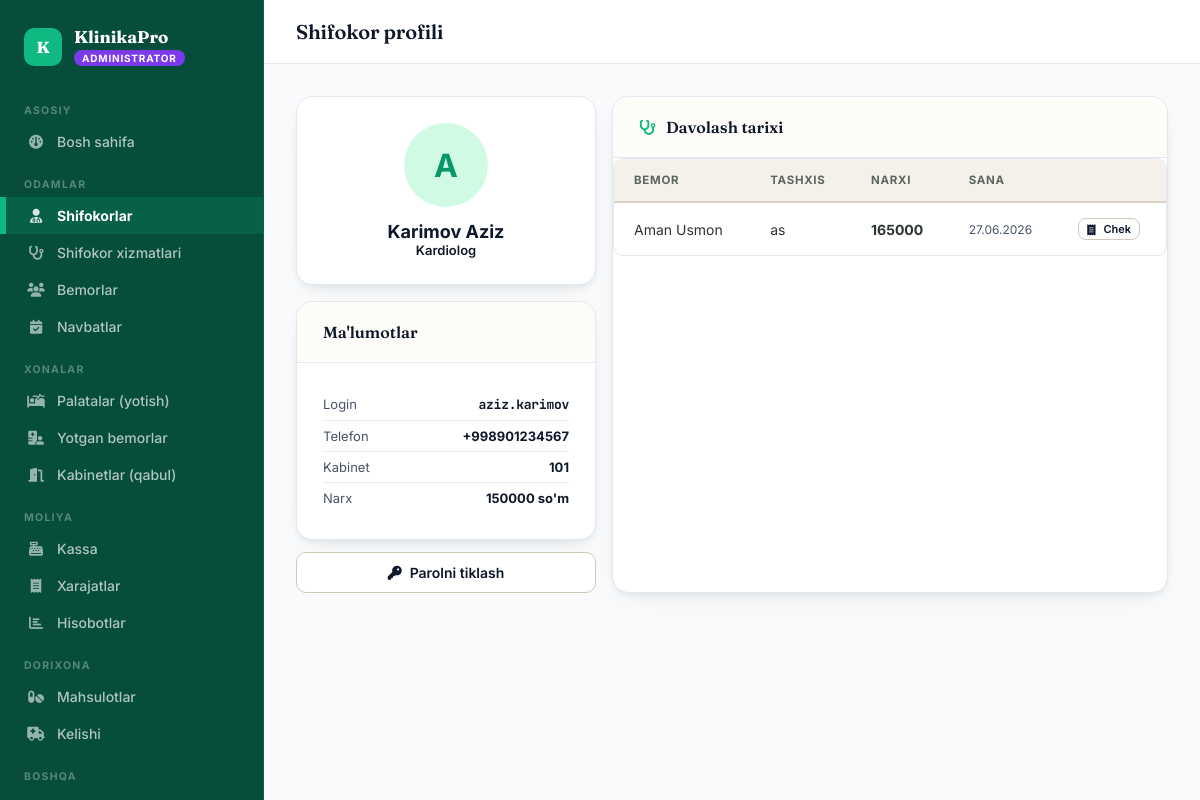
Screenshot of /doctors/1/ (signed in) with the database file from the repository.
### accounts/models.py (models this page shows, shortened)
class User(AbstractUser):
    ROLE_CHOICES = [
        ('admin', 'Administrator'),
        ('doctor', 'Shifokor'),
        ('patient', 'Bemor'),
    ]
    role = models.CharField(max_length=10, choices=ROLE_CHOICES, default='patient')
    phone = models.CharField(max_length=20, blank=True)

### doctors/models.py (models this page shows)
class Doctor(models.Model):
    GENDER_CHOICES = [('M', 'Erkak'), ('F', 'Ayol')]
    user = models.OneToOneField(settings.AUTH_USER_MODEL, on_delete=models.CASCADE, related_name='doctor_profile')
    first_name = models.CharField(max_length=100, verbose_name="1. Ism")
    last_name = models.CharField(max_length=100, verbose_name="2. Familiya")
    phone = models.CharField(max_length=20, verbose_name="3. Telefon")
    gender = models.CharField(max_length=1, choices=GENDER_CHOICES, verbose_name="4. Jinsi")
    specialization = models.ForeignKey(Specialization, on_delete=models.SET_NULL, null=True, verbose_name="5. Mutaxassislik")
    experience_years = models.PositiveIntegerField(default=0, verbose_name="6. Ish tajribasi (yil)")
    consultation_price = models.DecimalField(max_digits=12, decimal_places=0, default=0, verbose_name="7. Konsultatsiya narxi")
    cabinet = models.ForeignKey('rooms.Cabinet', on_delete=models.SET_NULL, null=True, blank=True, related_name='doctors', verbose_name="8. Kabinet (xona)")
    photo = models.ImageField(upload_to='doctors/', blank=True, verbose_name="9. Rasmi")
    bio = models.TextField(blank=True, verbose_name="10. Qisqacha ma'lumot")
    is_active = models.BooleanField(default=True)
    created_at = models.DateTimeField(auto_now_add=True)
    def __str__(self):
        return f"Dr. {self.last_name} {self.first_name}"
    @property
    def full_name(self):
        return f"{self.last_name} {self.first_name}"
    class Meta:
        verbose_name = "Shifokor"
        verbose_name_plural = "Shifokorlar"

class Specialization(models.Model):
    name = models.CharField(max_length=200, verbose_name="Mutaxassislik")
    def __str__(self):
        return self.name
    class Meta:
        verbose_name = "Mutaxassislik"
        verbose_name_plural = "Mutaxassisliklar"

### rooms/models.py (models this page shows, shortened)
class Cabinet(models.Model):
    number = models.CharField(max_length=10, unique=True, verbose_name="Kabinet raqami")
    floor = models.PositiveIntegerField(verbose_name="Qavat")
    description = models.CharField(max_length=200, blank=True, verbose_name="Izoh")
    is_active = models.BooleanField(default=True)
    class Meta:
        verbose_name = "Kabinet (qabul xonasi)"
        verbose_name_plural = "Kabinetlar (qabul xonalari)"
        ordering = ['number']

### patients/models.py (models this page shows, shortened)
class Treatment(models.Model):
    patient = models.ForeignKey(Patient, on_delete=models.CASCADE, related_name='treatments')
    doctor = models.ForeignKey('doctors.Doctor', on_delete=models.SET_NULL, null=True, related_name='treatments')
    appointment = models.ForeignKey('appointments.Appointment', on_delete=models.SET_NULL, null=True, blank=True, related_name='treatments')
    extra_service = models.ForeignKey('doctors.DoctorService', on_delete=models.SET_NULL, null=True, blank=True, verbose_name="Qo'shimcha ko'rik xizmati")
    extra_service_price_snapshot = models.DecimalField(max_digits=12, decimal_places=0, default=0, verbose_name="Xizmat narxi (saqlangan)")
    diagnosis = models.TextField(verbose_name="Tashxis")
    notes = models.TextField(blank=True, verbose_name="Izoh")
    total_price = models.DecimalField(max_digits=12, decimal_places=0, default=0, verbose_name="Jami narx")
    created_at = models.DateTimeField(auto_now_add=True)
    receipt_issued = models.BooleanField(default=False, verbose_name="Chek berilganmi")
    consultation_price_snapshot = models.DecimalField(max_digits=12, decimal_places=0, default=0, verbose_name="Konsultatsiya narxi (saqlangan)")
    class Meta:
        verbose_name = "Davolash yozuvi"
        verbose_name_plural = "Davolash yozuvlari"
        ordering = ['-created_at']

class Patient(models.Model):
    GENDER_CHOICES = [('M', 'Erkak'), ('F', 'Ayol')]
    user = models.OneToOneField(settings.AUTH_USER_MODEL, on_delete=models.CASCADE, related_name='patient_profile')
    patient_id = models.CharField(max_length=20, unique=True, default=generate_patient_id, verbose_name="Bemor ID")
    first_name = models.CharField(max_length=100, verbose_name="Ism")
    last_name = models.CharField(max_length=100, verbose_name="Familiya")
    gender = models.CharField(max_length=1, choices=GENDER_CHOICES, verbose_name="Jinsi")
    birth_date = models.DateField(verbose_name="Tug'ilgan sana")
    phone = models.CharField(max_length=20, verbose_name="Telefon")
    address = models.TextField(blank=True, verbose_name="Manzil")
    blood_type = models.CharField(max_length=5, blank=True, verbose_name="Qon guruhi")
    allergies = models.TextField(blank=True, verbose_name="Allergiyalar")
    has_booked = models.BooleanField(default=False, verbose_name="Birinchi navbatni band qilganmi")
    registered_at = models.DateTimeField(auto_now_add=True)
    @property
    def full_name(self):
        return f"{self.last_name} {self.first_name}"
    class Meta:
        verbose_name = "Bemor"
        verbose_name_plural = "Bemorlar"

### doctors/views.py (the view)
# urls.py: path('<int:pk>/', views.doctor_detail_admin, name='doctor_detail_admin'),
@login_required
@role_required('admin')
def doctor_detail_admin(request, pk):
    doctor = get_object_or_404(Doctor, pk=pk)
    treatments = doctor.treatments.select_related('patient').order_by('-created_at')[:20]
    return render(request, 'doctors/admin_detail.html', {'doctor': doctor, 'treatments': treatments})

### templates/doctors/admin_detail.html (shortened to what this page needs)
{% extends "base.html" %}
{% block page_title %}Shifokor profili{% endblock %}
{% block content %}
<div class="grid-2" style="grid-template-columns:300px 1fr;">
  <div>
    <div class="panel" style="text-align:center; padding:26px;">
      <div style="width:84px; height:84px; border-radius:50%; background:var(--role-doctor-soft); color:var(--role-doctor); display:flex; align-items:center; justify-content:center; font-size:32px; font-weight:700; margin:0 auto 14px;">{{ doctor.first_name|first }}</div>
      <div style="font-size:18px; font-weight:700;">{{ doctor.full_name }}</div>
      <div style="color:var(--terracotta); font-size:13px; font-weight:600;">{{ doctor.specialization }}</div>
    </div>
    <div class="panel" style="margin-top:16px;">
      <div class="panel-head"><div class="panel-title">Ma'lumotlar</div></div>
      <div class="panel-body" style="font-size:13px;">
        <div style="display:flex; justify-content:space-between; padding:7px 0; border-bottom:1px solid var(--line);"><span style="color:var(--ink-soft);">Login</span><span class="mono" style="font-weight:700;">{{ doctor.user.username }}</span></div>
        <div style="display:flex; justify-content:space-between; padding:7px 0; border-bottom:1px solid var(--line);"><span style="color:var(--ink-soft);">Telefon</span><strong>{{ doctor.phone }}</strong></div>
        <div style="display:flex; justify-content:space-between; padding:7px 0; border-bottom:1px solid var(--line);"><span style="color:var(--ink-soft);">Kabinet</span><strong>{% if doctor.cabinet %}{{ doctor.cabinet.number }}{% else %}—{% endif %}</strong></div>
        <div style="display:flex; justify-content:space-between; padding:7px 0;"><span style="color:var(--ink-soft);">Narx</span><strong>{{ doctor.consultation_price|floatformat:0 }} so'm</strong></div>
      </div>
    </div>
    <form method="post" action="{% url "doctor_reset_password" doctor.pk %}" style="margin-top:12px;">
      <button type="submit" class="btn btn-ghost" style="width:100%; justify-content:center;"><i class="fa-solid fa-key"></i> Parolni tiklash</button>
    </form>
  </div>
  <div class="panel">
    <div class="panel-head"><div class="panel-title"><i class="fa-solid fa-stethoscope"></i> Davolash tarixi</div></div>
    <div class="tbl-wrap">
      <table>
        <thead><tr><th>Bemor</th><th>Tashxis</th><th>Narxi</th><th>Sana</th><th></th></tr></thead>
        <tbody>
        {% for t in treatments %}
        <tr>
          <td>{{ t.patient.full_name }}</td>
          <td style="max-width:240px;">{{ t.diagnosis|truncatechars:50 }}</td>
          <td style="font-weight:700;">{{ t.total_price|floatformat:0 }}</td>
          <td style="font-size:12px; color:var(--ink-soft);">{{ t.created_at|date:"d.m.Y" }}</td>
          <td>
            <a href="{% url 'treatment_receipt' t.pk %}" target="_blank" class="btn btn-ghost btn-sm" style="font-size:11px; padding:3px 8px;">
              <i class="fa-solid fa-receipt"></i> Chek
            </a>
          </td>
        </tr>
        {% empty %}
        <tr><td colspan="4" class="empty-row"><i class="fa-solid fa-stethoscope"></i>Davolash yo'q</td></tr>
        {% endfor %}
        </tbody>
      </table>
    </div>
  </div>
</div>
{% endblock %}

### templates/base.html (shortened to what this page needs)
<!DOCTYPE html>
<html lang="uz">
<head>
<link href="https://cdnjs.cloudflare.com/ajax/libs/font-awesome/6.4.0/css/all.min.css" rel="stylesheet">
</head>
<body>
{% if user.is_authenticated %}
<nav class="sidebar">
  <div class="sb-brand">
    <div class="sb-mark">K</div>
    <div>
      <div class="sb-name">KlinikaPro</div>
      <span class="sb-role-tag {{ user.role }}">{{ user.get_role_display }}</span>
    </div>
  </div>
  {% if user.role == 'admin' %}
  <div class="sb-section">Asosiy</div>
  <a href="{% url 'admin_dashboard' %}" class="sb-link {% if request.resolver_match.url_name == 'admin_dashboard' %}active{% endif %}"><i class="fa-solid fa-gauge"></i> Bosh sahifa</a>
  <div class="sb-section">Odamlar</div>
  <a href="{% url 'doctors' %}" class="sb-link {% if request.resolver_match.url_name == 'doctors' or request.resolver_match.url_name == 'doctor_add' or request.resolver_match.url_name == 'doctor_detail_admin' or request.resolver_match.url_name == 'doctor_credentials' %}active{% endif %}"><i class="fa-solid fa-user-doctor"></i> Shifokorlar</a>
  <a href="{% url 'doctor_services_admin' %}" class="sb-link {% if request.resolver_match.url_name == 'doctor_services_admin' %}active{% endif %}"><i class="fa-solid fa-stethoscope"></i> Shifokor xizmatlari</a>
  <a href="{% url 'patients' %}" class="sb-link {% if request.resolver_match.url_name == 'patients' or request.resolver_match.url_name == 'patient_detail_admin' %}active{% endif %}"><i class="fa-solid fa-users"></i> Bemorlar</a>
  <a href="{% url 'appointment_list_admin' %}" class="sb-link {% if request.resolver_match.url_name == 'appointment_list_admin' %}active{% endif %}"><i class="fa-solid fa-calendar-check"></i> Navbatlar</a>
  <div class="sb-section">Xonalar</div>
  <a href="{% url 'wards' %}" class="sb-link {% if request.resolver_match.url_name == 'wards' %}active{% endif %}"><i class="fa-solid fa-bed-pulse"></i> Palatalar (yotish)</a>
  <a href="{% url 'admissions' %}" class="sb-link {% if request.resolver_match.url_name == 'admissions' %}active{% endif %}"><i class="fa-solid fa-hospital-user"></i> Yotgan bemorlar</a>
  <a href="{% url 'cabinets' %}" class="sb-link {% if request.resolver_match.url_name == 'cabinets' %}active{% endif %}"><i class="fa-solid fa-door-open"></i> Kabinetlar (qabul)</a>
  <div class="sb-section">Moliya</div>
  <a href="{% url 'kassa' %}" class="sb-link {% if request.resolver_match.url_name == 'kassa' %}active{% endif %}"><i class="fa-solid fa-cash-register"></i> Kassa</a>
  <a href="{% url 'expenses' %}" class="sb-link {% if request.resolver_match.url_name == 'expenses' %}active{% endif %}"><i class="fa-solid fa-receipt"></i> Xarajatlar</a>
  <a href="{% url 'reports' %}" class="sb-link {% if request.resolver_match.url_name == 'reports' %}active{% endif %}"><i class="fa-solid fa-chart-bar"></i> Hisobotlar</a>
  <div class="sb-section">Dorixona</div>
  <a href="{% url 'medicines' %}" class="sb-link {% if request.resolver_match.url_name == 'medicines' %}active{% endif %}"><i class="fa-solid fa-pills"></i> Mahsulotlar</a>
  <a href="{% url 'medicine_income' %}" class="sb-link {% if request.resolver_match.url_name == 'medicine_income' %}active{% endif %}"><i class="fa-solid fa-truck-medical"></i> Kelishi</a>
  <div class="sb-section">Boshqa</div>
  <a href="{% url 'operations' %}" class="sb-link {% if request.resolver_match.url_name == 'operations' %}active{% endif %}"> Operatsiyalar</a>
  {% endif %}
</nav>
<div class="main">
  <header class="topbar">
    <div>
      <h1>{% block page_title %}{% endblock %}</h1>
    </div>
  </header>
  <div class="content">
    {% block content %}{% endblock %}
  </div>
</div>
{% else %}
{% block noauth %}{% endblock %}
{% endif %}
</body>
</html>

### rows the page displays
User: role "ADMINISTRATOR"
Doctor: first_name|first "A", full_name "Karimov Aziz", specialization "Kardiolog", user.username "aziz.karimov", phone "+998901234567", cabinet.number "101", consultation_price "150000"
Treatment: patient.full_name "Aman Usmon", diagnosis "as", total_price "165000", created_at "27.06.2026"
